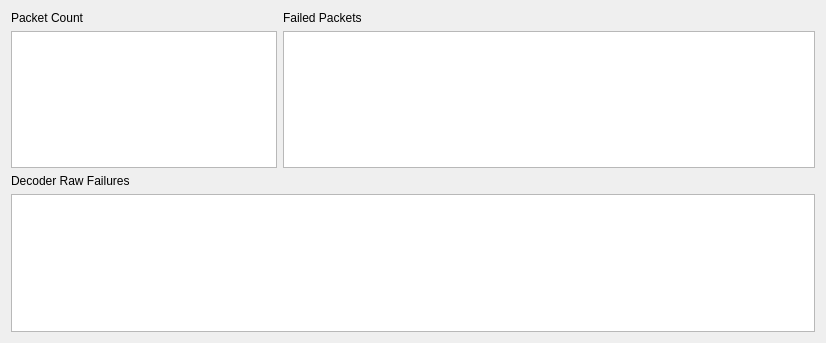
<?xml version="1.0" encoding="UTF-8"?>
<ui version="4.0">
 <class>PacketStatusView</class>
 <widget class="QWidget" name="PacketStatusView">
  <property name="geometry">
   <rect>
    <x>0</x>
    <y>0</y>
    <width>826</width>
    <height>343</height>
   </rect>
  </property>
  <property name="windowTitle">
   <string>Form</string>
  </property>
  <layout class="QVBoxLayout" name="verticalLayout_4">
   <item>
    <layout class="QHBoxLayout" name="horizontalLayout" stretch="1,2">
     <item>
      <layout class="QVBoxLayout" name="verticalLayout">
       <item>
        <widget class="QLabel" name="label">
         <property name="text">
          <string>Packet Count</string>
         </property>
        </widget>
       </item>
       <item>
        <widget class="QTableWidget" name="packetCountTableWidget"/>
       </item>
      </layout>
     </item>
     <item>
      <layout class="QVBoxLayout" name="verticalLayout_2">
       <item>
        <widget class="QLabel" name="label_2">
         <property name="text">
          <string>Failed Packets</string>
         </property>
        </widget>
       </item>
       <item>
        <widget class="QTableWidget" name="failedPacketTableWidget"/>
       </item>
      </layout>
     </item>
    </layout>
   </item>
   <item>
    <layout class="QVBoxLayout" name="verticalLayout_3">
     <item>
      <widget class="QLabel" name="label_3">
       <property name="text">
        <string>Decoder Raw Failures</string>
       </property>
      </widget>
     </item>
     <item>
      <widget class="QTableWidget" name="decoderFailureTableWidget"/>
     </item>
    </layout>
   </item>
  </layout>
 </widget>
 <resources/>
 <connections/>
</ui>
